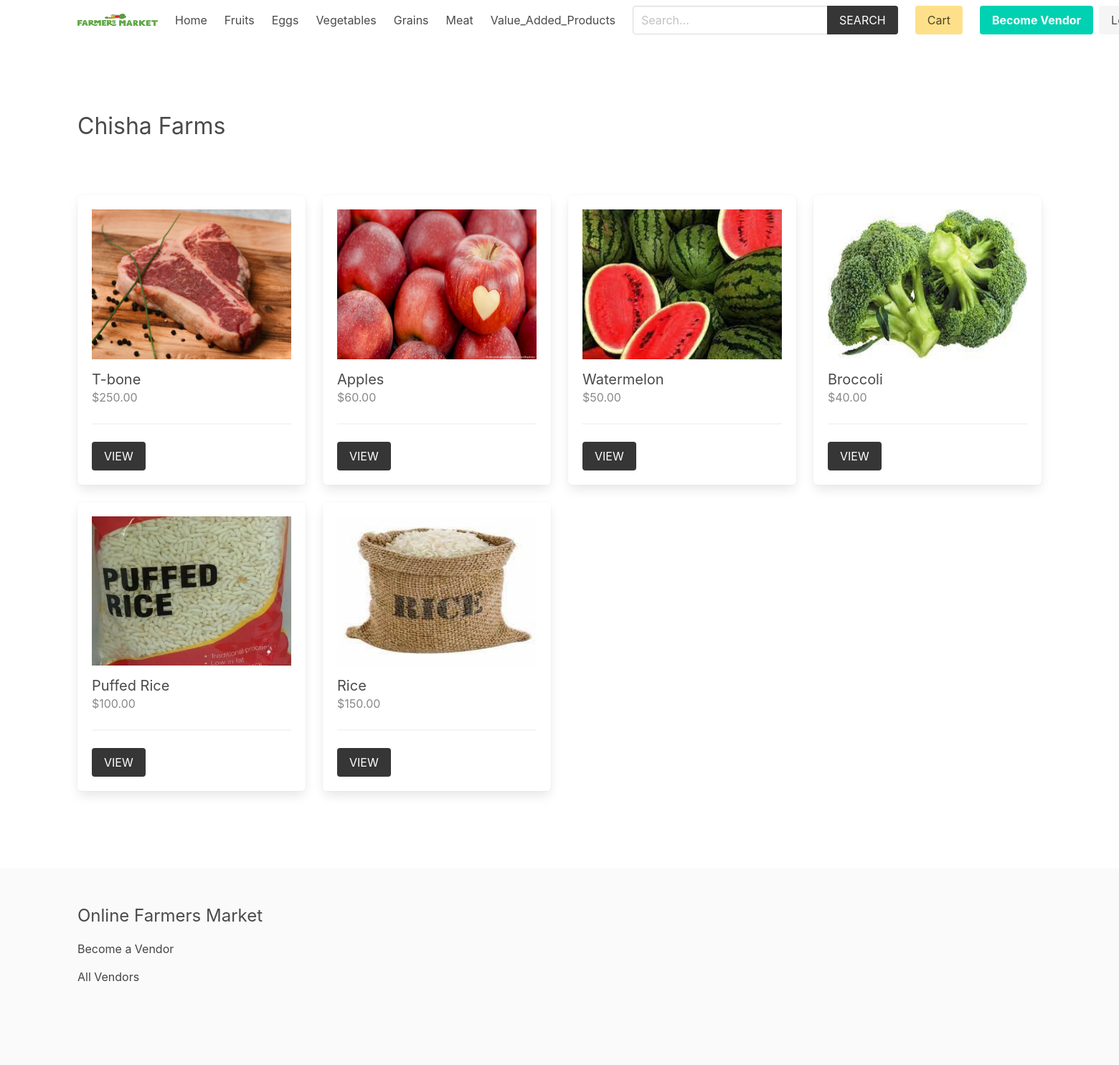
The app's page /vendor/2/, older data.
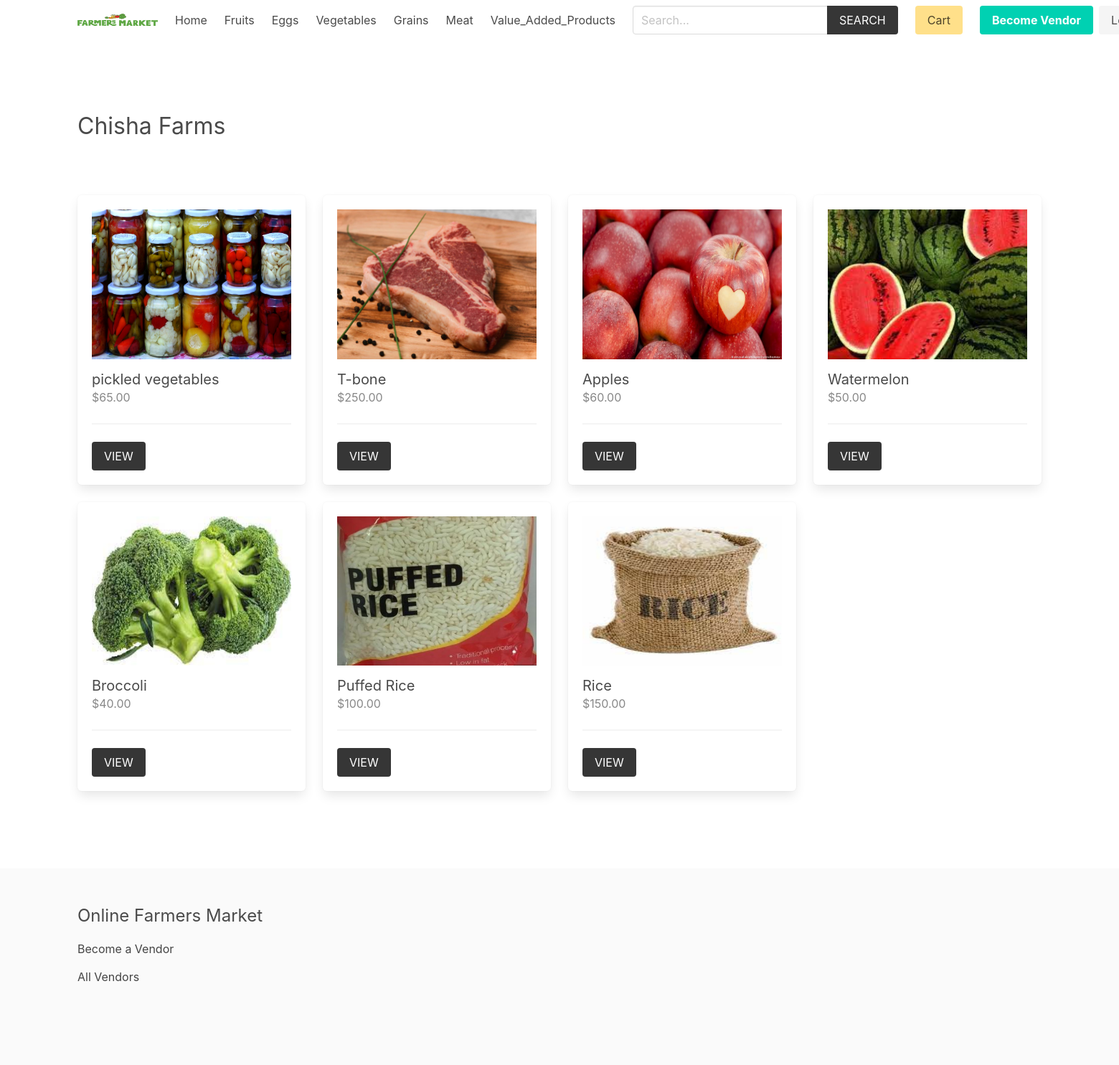
The same page, newer data.
### product/models.py (models this page shows, shortened)
class Category(models.Model):
    title = models.CharField(max_length=50)
    slug = models.SlugField(max_length=55)
    ordering = models.IntegerField(default=0)
    class Meta:
        ordering = ['ordering']

class Product(models.Model):
    category = models.ForeignKey(Category, related_name='products', on_delete=models.CASCADE)
    vendor = models.ForeignKey(Vendor, related_name="products", on_delete=models.CASCADE)
    title = models.CharField(max_length=50)
    slug = models.SlugField(max_length=55)
    description = models.TextField(blank=True, null=True)
    price = models.DecimalField(max_digits=6, decimal_places=2)
    added_date = models.DateTimeField(auto_now_add=True)
    image = models.ImageField(upload_to='uploads/', blank=True, null=True)
    thumbnail = models.ImageField(upload_to='uploads/', blank=True, null=True) # Change uploads to thumbnails
    class Meta:
        ordering = ['-added_date']
    def get_thumbnail(self):
        if self.thumbnail:
            return self.thumbnail.url

### vendor/views.py (the view)
# urls.py: path('vendor/', include('vendor.urls')),
def vendor(request, vendor_id):
    vendor = get_object_or_404(Vendor, pk=vendor_id)
    return render(request, 'vendor/vendor.html', {'vendor': vendor})

### product/context_processors.py (called while the page is built)
def menu_categories(request):
    categories = Category.objects.all()
    return {'categories': categories}

### simple_multivendor_site/cart/cart.py (called while the page is built)
    def __len__(self):
        return sum(item['quantity'] for item in self.cart.values())

### simple_multivendor_site/cart/context_processors.py (called while the page is built)
def cart(request):
    return {'cart': Cart(request)}

### templates/vendor/vendor.html (shortened to what this page needs)
{% extends 'core/base.html' %}
{% block content %}
    <div class="columns is-multiline mb-6">
        <div class="column is-12 has-test-centered mt-6 mb-6">
            <h2 class="is-size-3">{{vendor.name}}</h2>
        </div>
        {% for product in vendor.products.all %}
            {% include 'product/parts/list_item.html' %}
        {% endfor %}
    </div>
{% endblock content %}

### templates/core/base.html (shortened to what this page needs)
{% load static %}
<!DOCTYPE html>
<html lang="en">
<head>
    <link rel="stylesheet" href="https://cdn.jsdelivr.net/npm/bulma@0.9.2/css/bulma.min.css">
    <link rel="stylesheet" href="{% static 'css/main.css' %}">
</head>
<body>
    <div class="container">
        <nav class="navbar" role="navigation" aria-label="main navigation">
            <div class="navbar-brand">
                <a class="navbar-item" href="{% url 'core:home' %}">
                <img width="112" height=97">
                </a>
            </div>
            <div id="navbarBasicExample" class="navbar-menu">
                <div class="navbar-start">
                <a class="navbar-item" href="{% url 'core:home' %}">
                    Home
                </a>
                {% for category in categories %}
                    <a class="navbar-item" href="{% url 'product:category' category.slug %}">
                        {{category.title}}
                    </a>
                {% endfor %}
                </div>
                <div class="navbar-start">
                    <div class="navbar-item">
                        <form method="get" action="{% url 'product:search' %}">
                            <div class="field has-addons">
                                <div class="control">
                                    <input type="search" name="query" id="" class="input" placeholder="Search...">
                                </div>
                                <div class="control">
                                    <button class="button is-dark is-uppercase">Search</button>
                                </div>
                            </div>
                        </form>
                    </div>
                </div>
                <div class="navbar-end">
                <div class="navbar-item">
                    <a href="{% url 'cart:cart' %}" class="button is-warning">Cart {% if cart %}({{cart|length}}){% endif %}</a>
                </div>
                {% if request.user.is_authenticated %}
                <div class="navbar-item has-dropdown is-hoverable">
                    <a class="navbar-link is-capitalized">
                    {{user.vendor.name}}
                    </a>
                    <div class="navbar-dropdown">
                    <a class="navbar-item" href="{% url 'vendor:vendor-admin' %}">
                        Profile
                    </a>
                    <a class="navbar-item" href="{% url 'vendor:edit-vendor' %}">
                        Update Profile
                    </a>
                    <a class="navbar-item" href="{% url 'vendor:add-product' %}">
                        Add Product
                    </a>
                    <hr class="navbar-divider">
                    <a class="navbar-item" href="{% url 'vendor:logout' %}">
                        Logout
                    </a>
                    </div>
                </div>
                {% else %}
                <div class="navbar-item">
                    <div class="buttons">
                        <a class="button is-primary" href="{% url 'vendor:become-vendor' %}">
                            <strong>Become Vendor</strong>
                        </a>
                        <a class="button is-light" href="{% url 'vendor:login' %}">
                            Log in
                        </a>
                    </div>
                </div>
                {% endif %}
                </div>
            </div>
            </nav>
    </div>
    <section class="section">
        <div class="container">
            {% block content %}{% endblock content %}
        </div>
    </section>
    <footer class="footer">
        <div class="container">
            <h3 class="is-size-4 mb-4">Online Farmers Market</h3>
            {% if request.user.is_authenticated %}
                <a href="{% url 'vendor:vendor-admin' %}">Vendor Admin</a>
            {% else %}
                <a href="{% url 'vendor:become-vendor' %}">Become a Vendor</a>
            {% endif %}
            <br>
            <a href="{% url 'vendor:vendors' %}">All Vendors</a>
        </div>
    </footer>
</body>
</html>

### templates/product/parts/list_item.html
<div class="column is-3 product-list-item">
                <div class="box">
                    <figure class="image is-4by3 mb-4">
                        <img src="{{ product.get_thumbnail }}" alt="{{product.title}}">
                    </figure>
                    <h2 class="subtitle">{{product.title}}</h2>
                    <h3 class="price is-size-6 mb-5">${{product.price}}</h3>
                    <hr>
                    <a href="{% url 'product:product' product.category.slug product.slug %}" class="button is-dark is-uppercase">View</a>
                </div>
            </div>

Row changes from the older to the newer data that the page shows:
added Product: get_thumbnail (picture), title "pickled vegetables", price "65.00"
